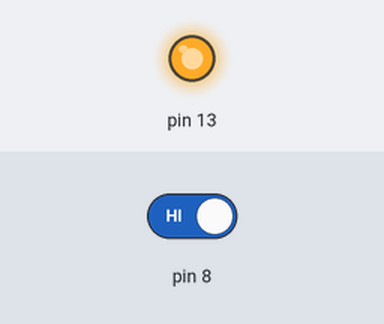
Bench run of a sketch on a simulated Arduino Uno, built with avr-gcc and run on an emulated ATmega328P. Shown: output pins drawn as LEDs (lit = HIGH). The inputs (shaded band) are chosen by the test bench; at power-on: pin 8 HIGH.

Above: at 1.6 s.
1.7 s: pin 8 driven LOW
At 2.6 s:
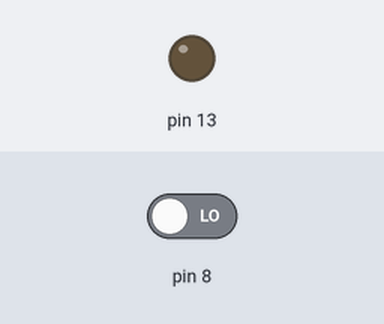
3.5 s: pin 8 driven HIGH
At 3.9 s:
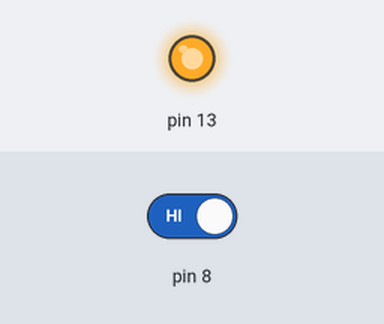
Timing chart, 0 to 6.5 s (numbered marks = the images above; inputs shaded):
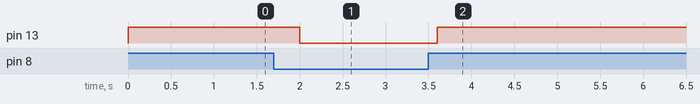

Measured:
- after the input at 1.7 s, pin 13: HIGH → LOW after 0.30 s
- after the input at 3.5 s, pin 13: LOW → HIGH after 0.10 s

The sketch:

automatic_watering_system_3.ino
```cpp
int Relay=13;
int sensor=8;
int val;
void setup() {
  // put your setup code here, to run once:
  pinMode(13,OUTPUT);
  pinMode(8,INPUT);
}

void loop() {
  // put your main code here, to run repeatedly:
  val=digitalRead(8);
  if(val==LOW)
  {
    digitalWrite(13,LOW);
  }
  if(val==HIGH)
  {
    digitalWrite(13,HIGH);
  }
  delay(400);

}
```
